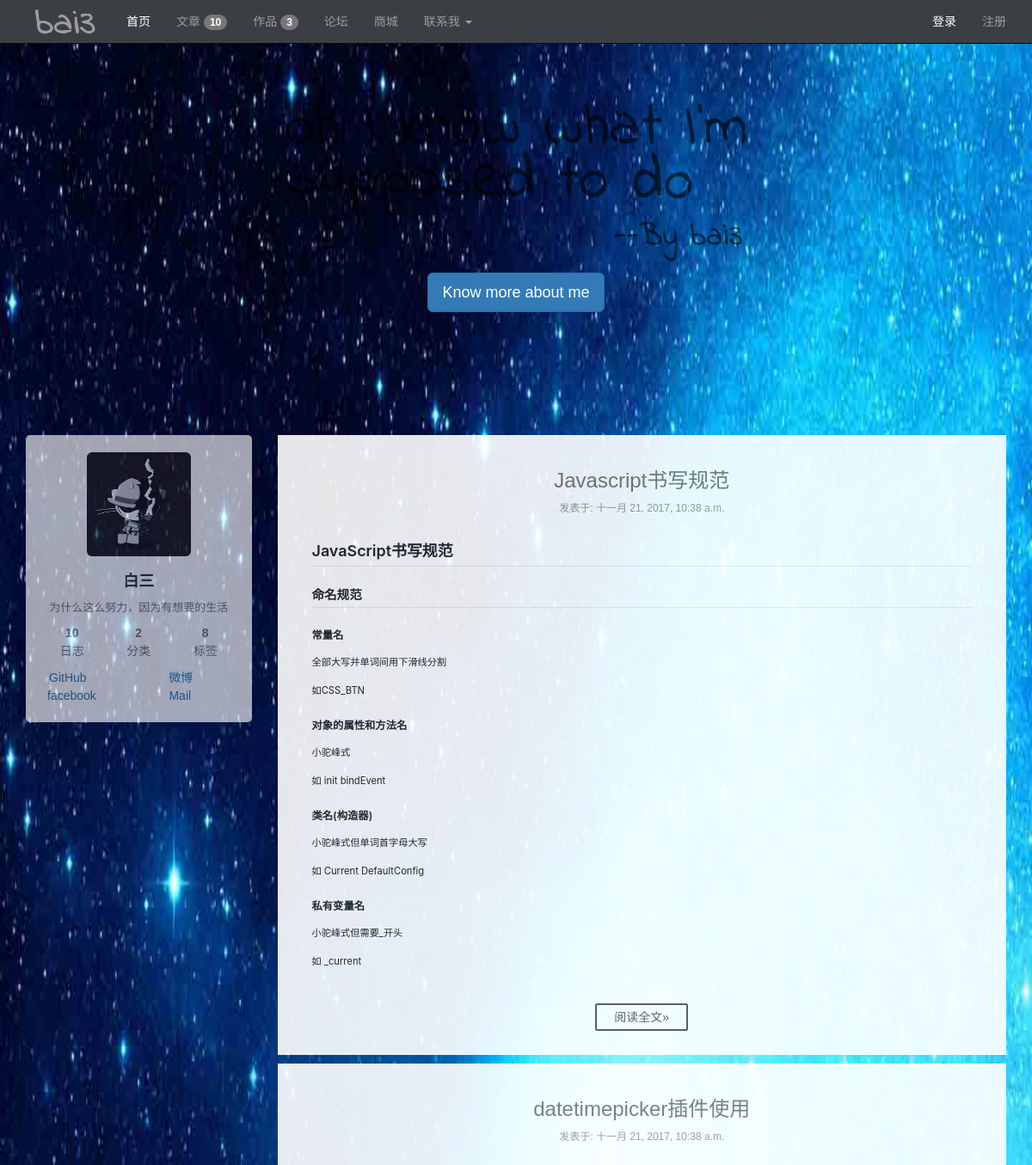
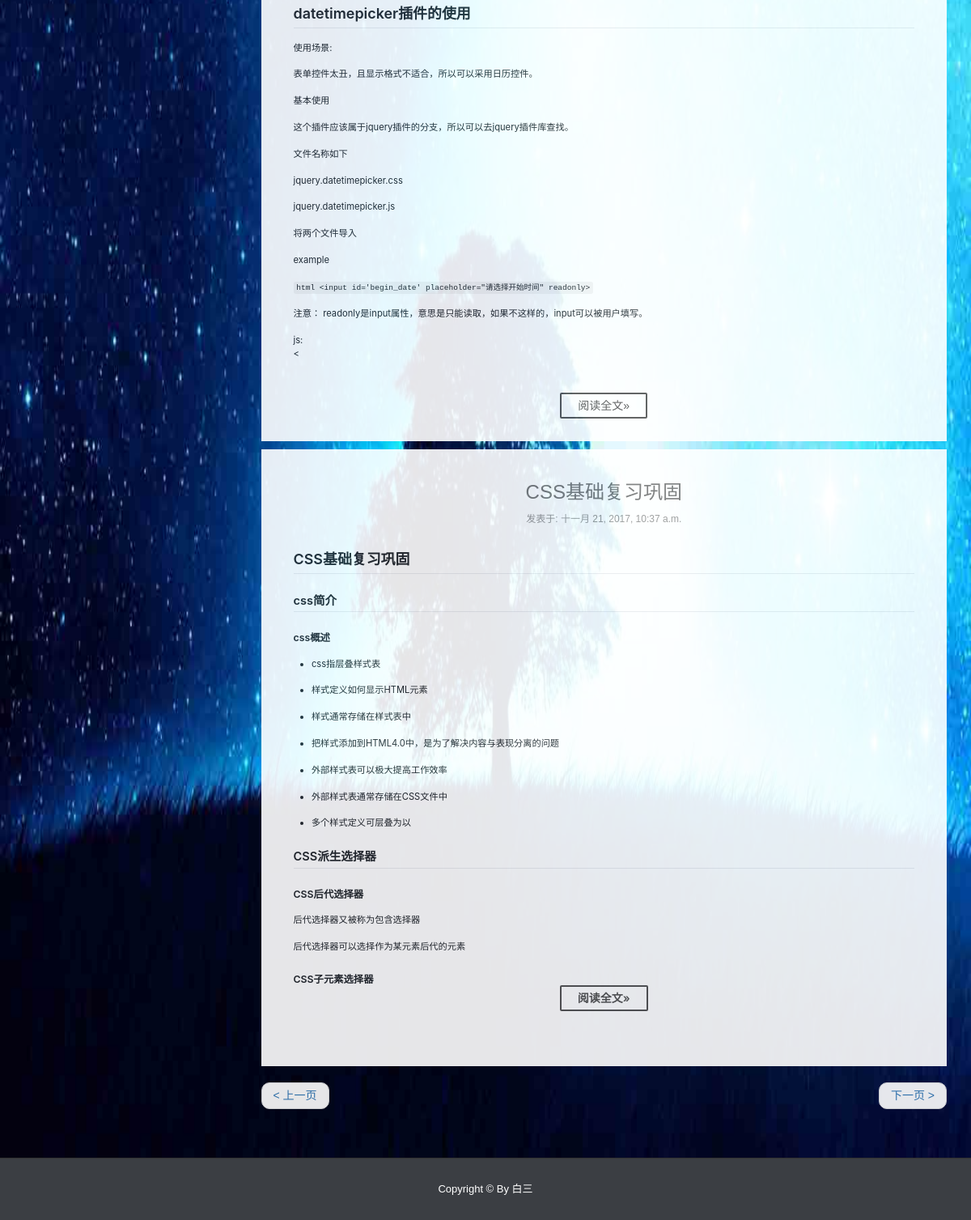
Screenshot of /?page=2 with the database file from the repository (2 pictures, top to bottom).
### index/models.py (models this page shows, shortened)
class Article(models.Model):
    title = models.CharField(max_length=100, verbose_name="文章标题")
    type = models.CharField(max_length=20, default='note', verbose_name="文章类别")
    tag = models.CharField(max_length=100, verbose_name="文章标签")
    pub_time = models.DateTimeField(default=timezone.now, verbose_name="文章创建时间")
    body = models.TextField(verbose_name="文章内容")
    class Meta:
        ordering = ('-pub_time',)

### index/views.py (the view)
# urls.py: url(r'^$', index),
def index(request):
    total = common()
    light = 1
    template = get_template('index/index.html')
    articles = Article.objects.all()
    for article in articles:
        article.body = markdown(article.body)
    paginator = Paginator(articles, 3)
    page = request.GET.get('page')
    try:
        articles = paginator.page(page)
    except PageNotAnInteger:
        articles = paginator.page(1)
    except EmptyPage:
        articles = paginator.page(paginator.num_pages)
    html = template.render(locals())
    return HttpResponse(html)

### index/views.py (called while the page is built)
def common():
    work_total = Work.objects.count()
    amount = Article.objects.count()
    tag_amount = Article.objects.values('tag').distinct().count()
    type_amount = Article.objects.values('type').distinct().count()
    return work_total, amount, tag_amount, type_amount

### index/templates/index/index.html (shortened to what this page needs)
{% extends 'index/base.html' %}
{% block css %}
    <link rel="stylesheet" href="/static/css/common/markdown.css">
{% endblock %}
{% block banner %}
    <div class="jumbotron" style="background: none;margin-top: 50px ">
        <h1>
            <img src="/static/img/common/header.svg" class="img-responsive center-block" style="opacity: .6;width: 627px;">
        </h1>
        <p style="text-align: center"><a class="btn btn-primary btn-lg" href="javascript: alert('简历的github被我删了，以后补齐。')" role="button" target="_blank">Know more about me</a></p>
    </div>
{% endblock %}
{%  block content %}
    {% block aside %}{% include 'index/aside.html' %}{% endblock %}
    {% block main %}
        <main  class="col-md-9" >
            {% for article in articles %}
            <article>
                <header style="margin-bottom: 30px">
                    <h3 class="text-center">
                        <a href="/article/{{ article.id }}" class="text-muted">
                            {{ article.title }}
                        </a>
                    </h3>
                    <div class="text-center" style="color: #999;font-family: 'PingFang SC', 'Microsoft YaHei', sans-serif;font-size: 12px;">
                        发表于: {{ article.pub_time }}
                    </div>
                </header>
                <div class="body markdown-body" style="overflow-y: hidden;min-height: 200px">
                    {{ article.body | truncatechars:400| safe }}
                </div>
                <div class="footer text-center" >
                    <a href="/article/{{ article.id }}" class="btn-readmore" role="button">阅读全文»</a>
                </div>
            </article>
            {% endfor %}
            <nav>
                <ul class="pager">
                    {% if articles.has_previous %}
                    <li class="previous"><a  href="?page={{ articles.previous_page_number }}"><span aria-hidden="true"><</span> 上一页</a></li>
                    {% endif %}
                    {% if articles.has_next %}
                    <li class="next"><a href="?page={{ articles.next_page_number }}">下一页 <span aria-hidden="true">></span></a></li>
                    {% endif %}
                </ul>
            </nav>
        </main>
    {% endblock %}
{% endblock %}

### static/css/index/index.css (style rules this page uses)
body { font: 14px/1.5 "PingFang SC", "Microsoft YaHei", sans-serif; background-color: #ebebeb; background: url('../../img/common/bak2.jpg') no-repeat ; background-size: 100% 100%; background-attachment: fixed; }
article { background: #fff; padding: 20px 10px; margin-bottom: 10px; }
.footer .btn-readmore { color: #555; display: inline-block; padding: 0 20px; font-size: 14px; background: #fff; border-radius: 2px; line-height: 2; margin: 0 4px 8px 4px; border: 2px solid #555; text-decoration: none; transition-property: background-color; transition-duration: 0.2s; transition-timing-function: ease-in-out; transition-delay: 0s; }
article .body { padding: 0 3rem; margin-bottom: 40px; font-size: 0.8em; }
.markdown-body { font-size: 1em; }

### static/css/common/markdown.css (style rules this page uses)
.markdown-body { -ms-text-size-adjust: 100%; -webkit-text-size-adjust: 100%; line-height: 1.5; color: #24292e; font-family: -apple-system, BlinkMacSystemFont, "Segoe UI", Helvetica, Arial, sans-serif, "Apple Color Emoji", "Segoe UI Emoji", "Segoe UI Symbol"; font-size: 16px; line-height: 1.5; word-wrap: break-word; }
.markdown-body a { background-color: transparent; -webkit-text-decoration-skip: objects; }
.markdown-body h1 { font-size: 2em; margin: 0.67em 0; }
.markdown-body code, .markdown-body kbd, .markdown-body pre { font-family: monospace, monospace; font-size: 1em; }
.markdown-body * { box-sizing: border-box; }
.markdown-body a { color: #0366d6; text-decoration: none; }
.markdown-body h1, .markdown-body h2, .markdown-body h3, .markdown-body h4, .markdown-body h5, .markdown-body h6 { margin-top: 0; margin-bottom: 0; }
.markdown-body h1 { font-size: 24px; font-weight: 600; }
.markdown-body h2 { font-size: 20px; font-weight: 600; }
.markdown-body h3 { font-size: 16px; font-weight: 600; }
.markdown-body p { margin-top: 0; margin-bottom: 10px; }
.markdown-body ul, .markdown-body ol { padding-left: 0; margin-top: 0; margin-bottom: 0; }
.markdown-body code { font-family: "SFMono-Regular", Consolas, "Liberation Mono", Menlo, Courier, monospace; font-size: 12px; }
.markdown-body::before { display: table; content: ""; }
.markdown-body::after { display: table; clear: both; content: ""; }
.markdown-body>*:first-child { margin-top: 0 !important; }
.markdown-body>*:last-child { margin-bottom: 0 !important; }
.markdown-body p, .markdown-body blockquote, .markdown-body ul, .markdown-body ol, .markdown-body dl, .markdown-body table, .markdown-body pre { margin-top: 0; margin-bottom: 16px; }
.markdown-body h1, .markdown-body h2, .markdown-body h3, .markdown-body h4, .markdown-body h5, .markdown-body h6 { margin-top: 24px; margin-bottom: 16px; font-weight: 600; line-height: 1.25; }
.markdown-body h1 { padding-bottom: 0.3em; font-size: 1.6em; border-bottom: 1px solid #eaecef; }
.markdown-body h2 { padding-bottom: 0.3em; font-size: 1.3em; border-bottom: 1px solid #eaecef; }
.markdown-body h3 { font-size: 1.1em; }
.markdown-body ul, .markdown-body ol { padding-left: 2em; }
.markdown-body li>p { margin-top: 16px; }
.markdown-body li+li { margin-top: 0.25em; }
.markdown-body code { padding: 0; padding-top: 0.2em; padding-bottom: 0.2em; margin: 0; font-size: 85%; background-color: rgba(27,31,35,0.05); border-radius: 3px; }
.markdown-body code::before, .markdown-body code::after { letter-spacing: -0.2em; content: "\00a0"; }

### rows the page displays
Article: title "Javascript书写规范", pub_time "十一月 21, 2017, 10:38 a.m.", body "JavaScript书写规范 命名规范 常量名 全部大写并单词间用下滑线分割 如CSS_BTN 对象的属性和方法名 小驼峰式 如 init bindEvent 类名(构造器) 小驼峰式但单词首字母大写 如 Current DefaultConfig 私有变量名 小驼峰式但需要_开头 如 _current"
Article: title "datetimepicker插件使用", pub_time "十一月 21, 2017, 10:38 a.m.", body "datetimepicker插件的使用 使用场景: 表单控件太丑，且显示格式不适合，所以可以采用日历控件。 基本使用 这个插件应该属于jquery插件的分支，所以可以去jquery插件库查找。 文件名称如下 jquery.datetimepicker.css jquery.datetimepicker.js 将两个文件导入 example html <input id='begin_date' placeholder=\"请选择开始时间\" readonly> 注意： readonly是input属性，意思是只能读取，如果不这样的，input可以被用户填写。 js: <"
Article: title "CSS基础复习巩固", pub_time "十一月 21, 2017, 10:37 a.m.", body "CSS基础复习巩固 css简介 css概述 css指层叠样式表 样式定义如何显示HTML元素 样式通常存储在样式表中 把样式添加到HTML4.0中，是为了解决内容与表现分离的问题 外部样式表可以极大提高工作效率 外部样式表通常存储在CSS文件中 多个样式定义可层叠为以 CSS派生选择器 CSS后代选择器 后代选择器又被称为包含选择器 后代选择器可以选择作为某元素后代的元素 CSS子元素选择器"

### other values shown
{{ total.1 }} "10"
{{ total.0 }} "3"
{{ total.3 }} "2"
{{ total.2 }} "8"
